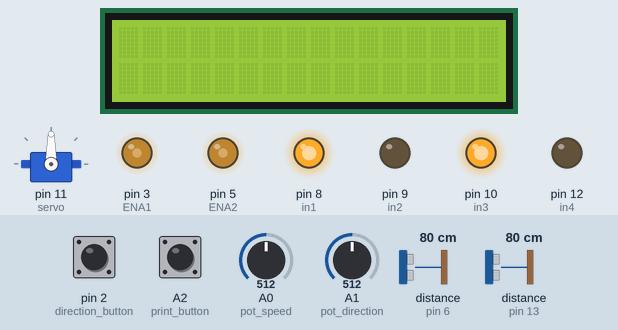
Recording of a sketch running on a simulated Arduino Uno, built with avr-gcc and run on an emulated ATmega328P. Parts: 16×2 character LCD, servo, output pins drawn as LEDs (lit = HIGH). Wiring (inferred from the names in the program): 2 × ultrasonic range finder: trigger pin 4, echo pin 13 / trigger pin 7, echo pin 6. Dashed ring = blinking. Inputs (shaded band) come from the test bench; at power-on: A2 (print_button) HIGH, distance to the obstacle (sensors on pin 6, pin 13) 80 cm, A0 (pot_speed) = 512, A1 (pot_direction) = 512, pin 2 (direction_button) HIGH. The echo pulse lasts 58.3 µs per cm; pins used as bus, display or sensor lines are not drawn; what the sketch prints to the serial monitor is not drawn.

Above: at 1.3 s.
1.4 s: A2 (print_button) pulled LOW for 0.15 s
At 2.6 s:
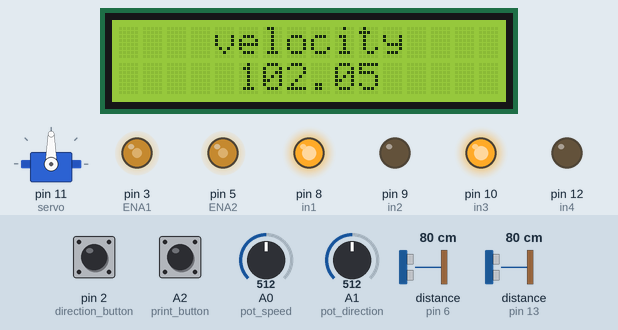
4.5 s: distance to the obstacle (sensor on pin 6) set to 33 cm
7.4 s: distance to the obstacle (sensor on pin 6) set to 27 cm
At 8.7 s:
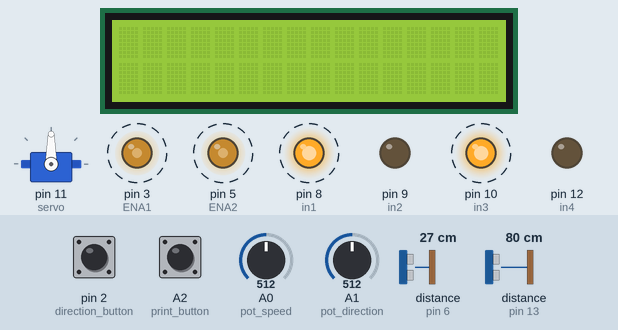
10.4 s: A2 (print_button) pulled LOW for 1 s
At 12.4 s:
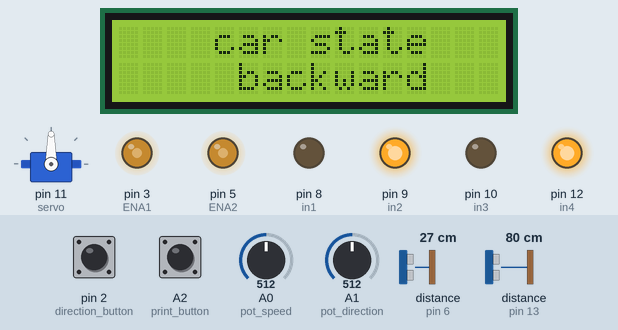
14.4 s: A0 (pot_speed) set to 716
17.4 s: A1 (pot_direction) set to 30
At 19.3 s:
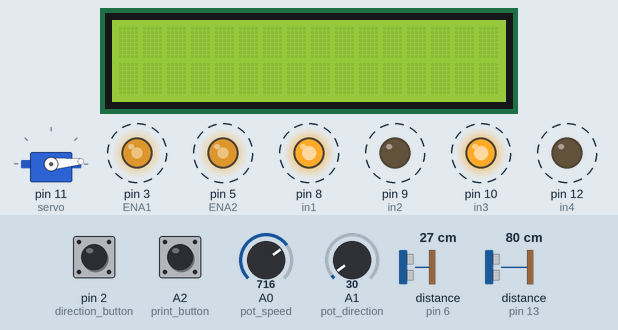
Timing chart, 0 to 21.4 s (numbered marks = the images above; inputs shaded):
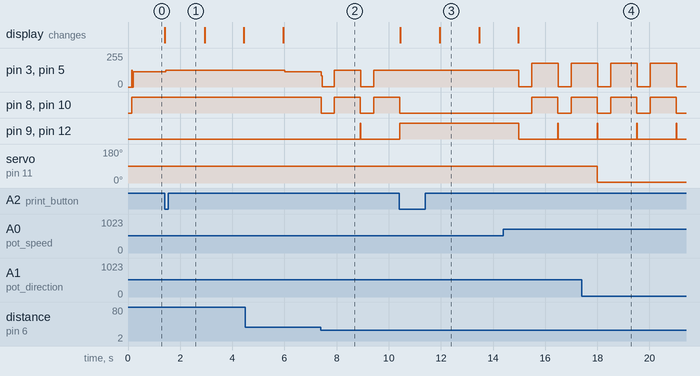

The sketch:

steering_car.ino
```cpp
#include <Servo.h>
#include <LiquidCrystal_I2C.h>
LiquidCrystal_I2C lcd(0x27,16,2);
int servo = 11;
Servo ourservo;
int pot_speed = A0;
int pot_direction = A1;
int echofront = 13;
int trigfront = 4;

int echoback = 6;
int trigback = 7;
int ENA1 = 3;
int in1 = 8;
int in2 = 9;

int ENA2 = 5;
int in3 = 10;
int in4 = 12;

int direction_button = 2;
int print_button = A2;

float distance_front;
float distance_back;
volatile bool reverse = false;
String state_car;
float velocity;
int rpm;

float ultrasonic(int trig,int echo) {
  digitalWrite(trig, LOW);
  delayMicroseconds(2);
  digitalWrite(trig, HIGH);
  delayMicroseconds(2);
  digitalWrite(trig, LOW);
  long time = pulseIn(echo, HIGH);
  float distance = (time * 0.0343) / 2;
  return distance;
}

void forward(int mapped_speed) {
  digitalWrite(in1, HIGH);
  digitalWrite(in2, LOW);
  digitalWrite(in3, HIGH);
  digitalWrite(in4, LOW);
  for(int i=0; i<mapped_speed; i++){
  	analogWrite(ENA1, i);
    analogWrite(ENA2, i);
  }
}
void backward(int mapped_speed) {
  digitalWrite(in2, HIGH);
  digitalWrite(in1, LOW);
  digitalWrite(in4, HIGH);
  digitalWrite(in3, LOW);
  for(int i=0; i<mapped_speed; i++){
  	analogWrite(ENA1, i);
    analogWrite(ENA2, i);
  }
}
void stop(int mapped_speed){
  for(int i=mapped_speed; i>0; i--){
  	analogWrite(ENA1, i);
    analogWrite(ENA2, i);
  }
  digitalWrite(in1, LOW);
  digitalWrite(in2, LOW);
  digitalWrite(in3, LOW);
  digitalWrite(in4, LOW);
}
void printbutton(){

  lcd.setCursor(4, 0);
  lcd.print("velocity");
  lcd.setCursor(5, 1);
  lcd.print(velocity);
  delay(1500);
  lcd.clear();
  lcd.setCursor(4, 0);
  lcd.print("car state");
  lcd.setCursor(5, 1);
  lcd.print(state_car);
  delay(1500);
  lcd.clear();
  lcd.setCursor(7, 0);

 lcd.print("RPM");
 lcd.setCursor(7, 1);
 lcd.print(rpm);
 delay(1500);
  lcd.clear();
}
void change_direction(){
 unsigned long now = millis();
 static long lastint = 0;
  if(now - lastint > 200){
    reverse = !reverse;
 }
 lastint = now;
}
void setup() {
  // put your setup code here, to run once:
 Serial.begin(9600);
 lcd.begin(16,2);
 lcd.init();
 lcd.backlight();
 lcd.clear();
  ourservo.attach(servo);
  pinMode(echofront, INPUT);
  pinMode(echoback, INPUT);
  pinMode(trigfront, OUTPUT);
  pinMode(trigback, OUTPUT);
  pinMode(ENA1, OUTPUT);
  pinMode(in1, OUTPUT);
  pinMode(in2, OUTPUT);
  pinMode(ENA2, OUTPUT);
  pinMode(in3, OUTPUT);
  pinMode(in4, OUTPUT);
  pinMode(direction_button, INPUT_PULLUP);
  pinMode(print_button, INPUT_PULLUP);
  attachInterrupt(digitalPinToInterrupt(direction_button), change_direction, FALLING);
}

void loop() {
  // put your main code here, to run repeatedly:
  if(digitalRead(print_button)==LOW){
    printbutton();
  }
int pot_direction_reading= analogRead(pot_direction);
int servo_angle = map(pot_direction_reading,0,1023 ,0,180);
ourservo.write(servo_angle);
int pot_speed_reading = analogRead(pot_speed);
int mapped_speed = map(pot_speed_reading ,0,1023 ,0,255);
rpm=map(pot_speed_reading,0,1023 ,0,600);

  velocity=2*3.14*3.25*(rpm/60.0);
  distance_front= ultrasonic(trigfront,echofront);
  distance_back= ultrasonic(trigback,echoback);

Serial.println(digitalRead(direction_button));

if (distance_front<=30){
      stop(mapped_speed);
  state_car = "stop";
    delay(500);
  backward(mapped_speed);
    state_car = "backward";
      delay(1000);
 forward(mapped_speed);
    state_car = "forward";
}
  else if(distance_back <= 30){
  stop(mapped_speed);
  state_car = "stop";
    delay(500);
     forward(mapped_speed);
    state_car = "forward";
      delay(1000);
    backward(mapped_speed);
    state_car = "backward";

}

else{
  if(reverse == false){
    forward(mapped_speed);
    state_car = "forward";
  }
  else {
   backward(mapped_speed);
   state_car = "backward";
  }
 }
}
```

Measured:
- the behaviour switches between 31 and 30 cm on distance to the obstacle (sensor on pin 6) (found by bisection; images 1 and 2)
- after the input at 1.4 s, pin 3 (ENA1), pin 5 (ENA2): 113/255 → 126/255 after 0.05 s; the display: changes at once (image 1)
- after the input at 7.4 s, pin 3 (ENA1), pin 5 (ENA2): alternates 126/255 for 1.0 s and 1/255 for 0.50 s, starting at once; pin 8 (in1), pin 10 (in3): alternates HIGH for 1.0 s and LOW for 0.51 s, starting at once; pin 9 (in2), pin 12 (in4): LOW → HIGH after 1.5 s, → LOW 0.01 s later
- after the input at 10.4 s, pin 3 (ENA1), pin 5 (ENA2): stays 126/255 (without the input it goes to 1/255 after 0.04 s); pin 8 (in1), pin 10 (in3): goes on until 10.4 s, then stays LOW; pin 9 (in2), pin 12 (in4): goes on until 10.4 s, then stays HIGH; the display: first changes at once (image 3 shows a later state)
- after the input at 17.4 s, servo on pin 11 (servo): 90° → 5° after 0.61 s
- what the display in image 3 shows lasts 1.5 s, from 12.0 s to 13.5 s
